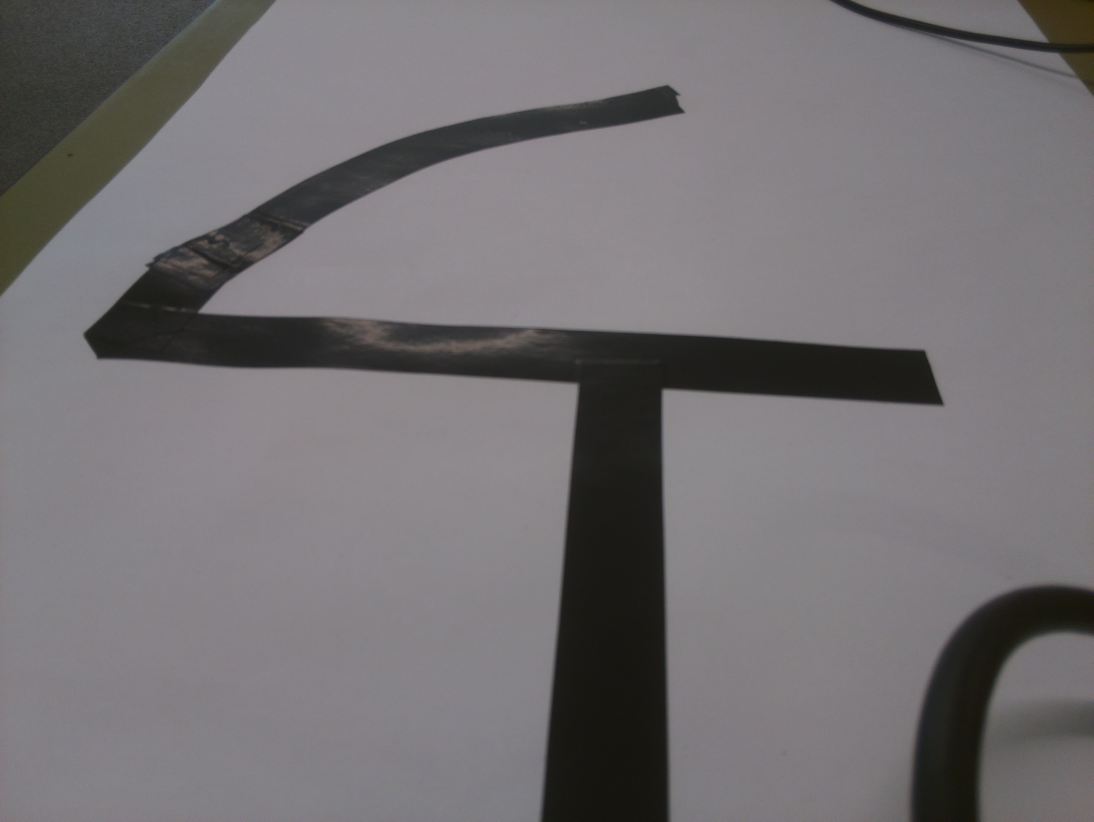
#> input picture test.jpg, 3280 x 2464 px (shown at 1/3 size)
$ python canny.py   (older library calls are emulated)
#> lines starting #> are read from the running program, lines starting #| are printed output that depends on the picture; after the words box and inside, x2 and y2 are one past the last pixel; in counts of white or black regions, pixels touching at a corner belong together
# -*- coding: utf-8 -*-
"""
Created on Wed Apr 26 09:18:53 2017

@author: Nessa
"""
#Use this as the test file (i.e. displays images)
import cv2
import random
import numpy as np
#from shapely.geometry import Point
from scipy.spatial import distance
from scipy import spatial

from random import randint

#def imgprocess()

img = cv2.imread('test.jpg',0)    #NEED TO SAVE AS SAME THING EACH TIME, 0 converts to grayscale
#> img: shape (2464, 3280); min 16, max 150, mean 113.9

r = 400.0 / img.shape[1]
#> r = 0.122
dim = (400, int(img.shape[0] * r)) # Resize image 300 x 225 pixels params
#> dim = (400, 300)

# perform the actual resizing of the image and show it
kSize = 10
kernel = np.ones((kSize,kSize),np.uint8)
#smoothed = cv2.filter2D(img,-1,kernel) # Smooth image with 15x15 array
opening = cv2.morphologyEx(img, cv2.MORPH_CLOSE, kernel)

resized = cv2.resize(opening, dim, interpolation = cv2.INTER_AREA) # Resize image
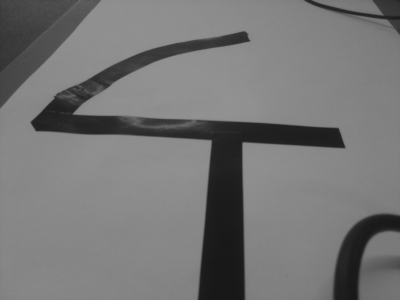
#> resized: shape (300, 400); min 22, max 148, mean 117.4

#cv2.imwrite('Resized.jpg',resized)
sigma = 0.333
v = np.median(resized)
#> v = 134
# apply automatic Canny edge detection using the computed median
lower = int(max(0, (1.0 - sigma) * v)) # Define automatic upper and lower thresholds for Canny detection
#> lower = 89
upper = int(min(255, (1.0 + sigma) * v))
#> upper = 178
edges = cv2.Canny(resized, lower, upper) # Perform Canny Edge Detection
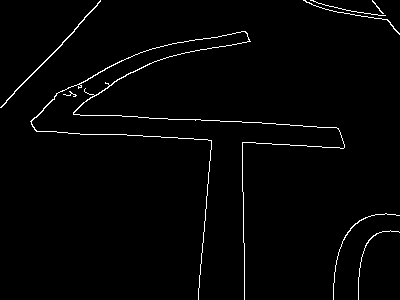
#> edges: shape (300, 400); 1.8% white in thin lines or dots
#edge_save = cv2.imwrite('edged.jpg',edges)


colr = cv2.imread('test.jpg')
#> colr is the input picture: shape (2464, 3280, 3); mean B, G, R 115, 112.8, 115.8
smallColr= cv2.resize(colr, dim, interpolation = cv2.INTER_AREA) # Resized colour version of original image
#cv2.imshow('Edges',edges)
image,contours,hierarchy = cv2.findContours(edges,cv2.RETR_TREE,cv2.CHAIN_APPROX_SIMPLE)
#> contours = 8 contours, 6 with area under 20; largest, box (x1, y1, x2, y2) and area: (30, 31, 345, 300) 116, (0, 0, 101, 108) 100
#for i in range(len(contours)):
 #   color = np.random.rand(3) * 255
  #  cnt_img = cv2.drawContours(cnt_img,contours,i,color,3)

from perspCorr2 import M
h = M

cnt_img = cv2.warpPerspective(smallColr,h,(4000,3000)) #cnt_img is transformed image (transform small colour image)
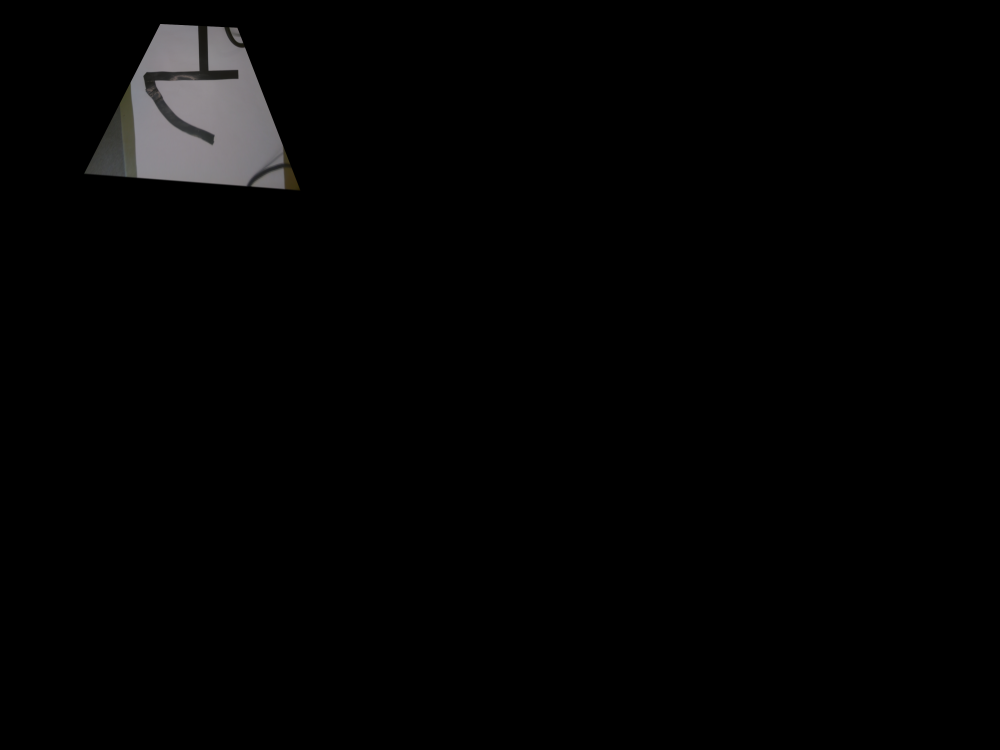
#> cnt_img: shape (3000, 4000, 3) (shown at 1/4 size); mean B, G, R 3.5, 3.5, 3.6
cv2.imshow('Warped',cnt_img)
cv2.imshow('Original', smallColr)
#Added finding contour work:
#This assumes that the robot is already on the line
#create array containing closest contours to robot


contours_shorten = list(contours) # duplicate contours list and remove any contours that are too short
#> contours_shorten has the same summary as contours

for cont in range(len(contours)):
    if len(contours[cont]) < 19:
#> (the run stopped early here; a loop or call above may not have finished)

$ run again, with uncorrected.png saved as test.jpg
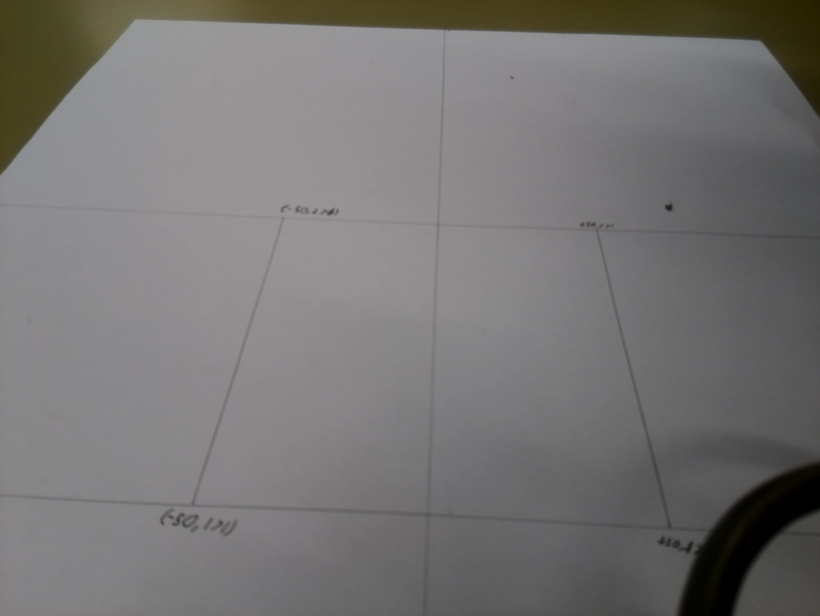
#> input picture uncorrected.png, 1640 x 1232 px (shown at 1/2 size)
#> v = 129
#> lower = 86
#> upper = 171
#> `edges = cv2.Canny(resized, lower, upper)`:
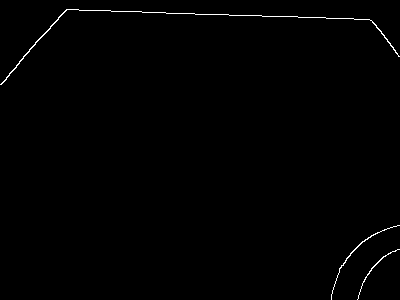
#> edges: shape (300, 400); 0.6% white in thin lines or dots
#> colr is the input picture: shape (1232, 1640, 3); mean B, G, R 115.7, 116.5, 118
#> contours = 3 contours; box (x1, y1, x2, y2) and area: (0, 9, 400, 85) 92, (331, 225, 400, 300) 32, (357, 249, 400, 300) 24
#> `cnt_img = cv2.warpPerspective(smallColr,h,(4000,3000))`:
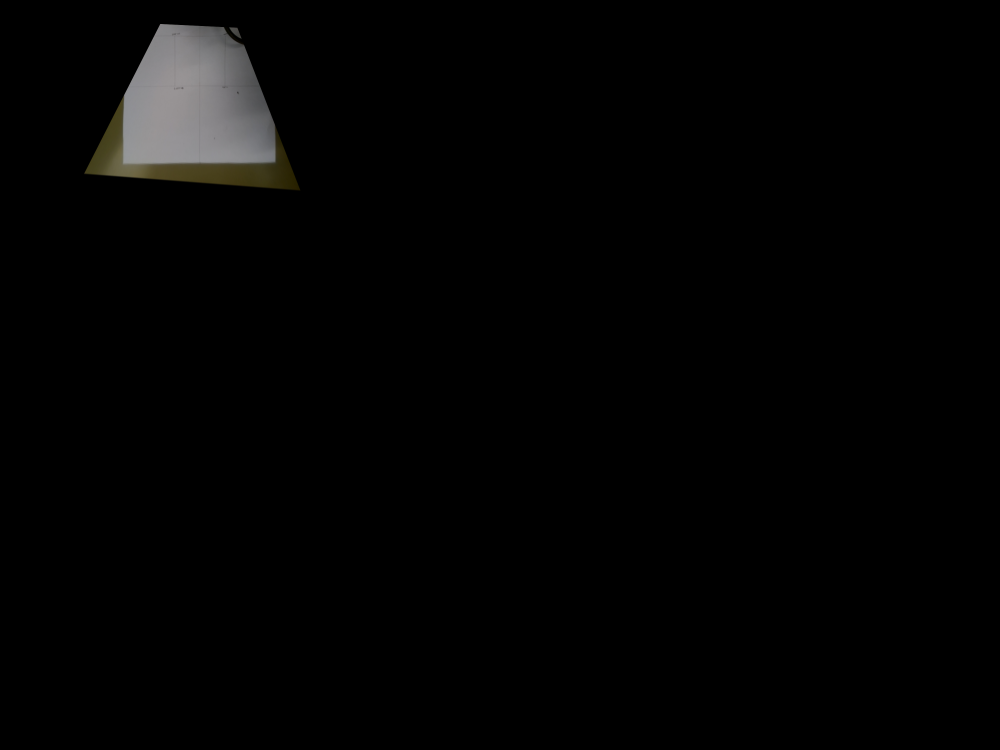
#> cnt_img: shape (3000, 4000, 3) (shown at 1/4 size); mean B, G, R 3.3, 3.5, 3.6
#> `contours_shorten = list(contours)`: contours_shorten has the same summary as contours
#> the loop `for cont in range(len(contours)):` made 3 passes
#> the loop `for cont3 in range(len(contours_shorten)):` made 3 passes
#> after the loop `for cont3 in range(len(contours_shorten)):`: contour_pertr = 3 point arrays, longest 121 points; contours_pertrInts = 3 items
#> the loop `for i in range(len(contours)):` made 3 passes
#> after the loop `for i in range(len(contours)):`: closestContours = []
#> the loop `for k  in range(len(contours)):` made 3 passes
#> after the loop `for k  in range(len(contours)):`: clcont = [157, 131, 285]
#> followContour = 1
#> the loop `while distance.euclidean(p,randpoint) >= 150 or distance.euclidean(p,r..` made 2 passes
#> after the loop `for k in range(-2,2):`: midpointx = [335, 334, 334, 333]; midpointy = [283, 284, 286, 287]
#> midptList = [[335, 283], [334, 284], [334, 286], [333, 287]]
#> midptList_dist = [[901.9, 120.9], [900.9, 120], [900.5, 118.4], [899.5, 117.6]]
#> the loop `for midpt1 in range(len(midptList_dist)-1):` made 3 passes
#> after the loop `for midpt1 in range(len(midptList_dist)-1):`: mptheta = [-2.44, -1.81, -2.44]
